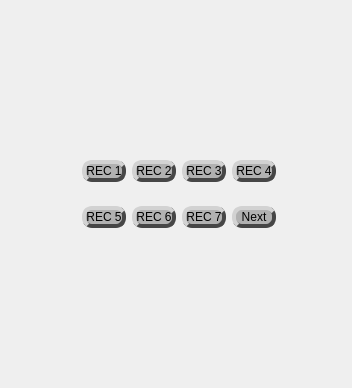
     <widget class="QWidget" name="page3">
      <layout class="QHBoxLayout" name="horizontalLayout_11">
       <property name="spacing">
        <number>0</number>
       </property>
       <property name="leftMargin">
        <number>0</number>
       </property>
       <property name="topMargin">
        <number>0</number>
       </property>
       <property name="rightMargin">
        <number>0</number>
       </property>
       <property name="bottomMargin">
        <number>0</number>
       </property>
       <item>
        <widget class="QWidget" name="widget_16" native="true">
         <layout class="QVBoxLayout" name="verticalLayout_12">
          <property name="spacing">
           <number>0</number>
          </property>
          <property name="leftMargin">
           <number>0</number>
          </property>
          <property name="topMargin">
           <number>0</number>
          </property>
          <property name="rightMargin">
           <number>0</number>
          </property>
          <property name="bottomMargin">
           <number>0</number>
          </property>
          <item>
           <widget class="QWidget" name="widget_17" native="true">
            <property name="sizePolicy">
             <sizepolicy hsizetype="Expanding" vsizetype="Preferred">
              <horstretch>0</horstretch>
              <verstretch>0</verstretch>
             </sizepolicy>
            </property>
            <layout class="QHBoxLayout" name="horizontalLayout_10">
             <property name="spacing">
              <number>0</number>
             </property>
             <property name="leftMargin">
              <number>0</number>
             </property>
             <property name="topMargin">
              <number>0</number>
             </property>
             <property name="rightMargin">
              <number>0</number>
             </property>
             <property name="bottomMargin">
              <number>0</number>
             </property>
             <item>
              <widget class="QWidget" name="widget_29" native="true">
               <layout class="QVBoxLayout" name="verticalLayout_18">
                <item>
                 <widget class="QWidget" name="widget_35" native="true">
                  <layout class="QHBoxLayout" name="horizontalLayout_20">
                   <item>
                    <spacer name="verticalSpacer_3">
                     <property name="orientation">
                      <enum>Qt::Orientation::Vertical</enum>
                     </property>
                     <property name="sizeType">
                      <enum>QSizePolicy::Policy::Preferred</enum>
                     </property>
                     <property name="sizeHint" stdset="0">
                      <size>
                       <width>20</width>
                       <height>100</height>
                      </size>
                     </property>
                    </spacer>
                   </item>
                  </layout>
                 </widget>
                </item>
                <item>
                 <widget class="QWidget" name="widget_36" native="true">
                  <property name="styleSheet">
                   <string notr="true">QPushButton
{
border-radius: 10px;
border: 4px solid rgb(70,70,70);
border-top-color: rgb(210, 210, 210);
border-left-color: rgb(210, 210, 210);
background-color: rgb(177, 177, 177);
}
</string>
                  </property>
                  <layout class="QHBoxLayout" name="horizontalLayout_18">
                   <item>
                    <spacer name="horizontalSpacer_4">
                     <property name="orientation">
                      <enum>Qt::Orientation::Horizontal</enum>
                     </property>
                     <property name="sizeType">
                      <enum>QSizePolicy::Policy::Preferred</enum>
                     </property>
                     <property name="sizeHint" stdset="0">
                      <size>
                       <width>40</width>
                       <height>20</height>
                      </size>
                     </property>
                    </spacer>
                   </item>
                   <item>
                    <widget class="QWidget" name="widget_30" native="true" />
                   </item>
                   <item>
                    <widget class="QWidget" name="widget_31" native="true">
                     <property name="sizePolicy">
                      <sizepolicy hsizetype="Expanding" vsizetype="Expanding">
                       <horstretch>0</horstretch>
                       <verstretch>0</verstretch>
                      </sizepolicy>
                     </property>
                     <layout class="QVBoxLayout" name="verticalLayout_17">
                      <item>
                       <widget class="QWidget" name="widget_32" native="true">
                        <property name="sizePolicy">
                         <sizepolicy hsizetype="Preferred" vsizetype="Preferred">
                          <horstretch>0</horstretch>
                          <verstretch>0</verstretch>
                         </sizepolicy>
                        </property>
                        <property name="minimumSize">
                         <size>
                          <width>0</width>
                          <height>0</height>
                         </size>
                        </property>
                        <layout class="QHBoxLayout" name="horizontalLayout_16">
                         <item>
                          <widget class="QPushButton" name="rec1Btn">
                           <property name="sizePolicy">
                            <sizepolicy hsizetype="Preferred" vsizetype="Preferred">
                             <horstretch>0</horstretch>
                             <verstretch>0</verstretch>
                            </sizepolicy>
                           </property>
                           <property name="text">
                            <string>REC 1</string>
                           </property>
                          </widget>
                         </item>
                         <item>
                          <widget class="QPushButton" name="rec2Btn">
                           <property name="sizePolicy">
                            <sizepolicy hsizetype="Preferred" vsizetype="Preferred">
                             <horstretch>0</horstretch>
                             <verstretch>0</verstretch>
                            </sizepolicy>
                           </property>
                           <property name="text">
                            <string>REC 2</string>
                           </property>
                          </widget>
                         </item>
                         <item>
                          <widget class="QPushButton" name="rec3Btn">
                           <property name="sizePolicy">
                            <sizepolicy hsizetype="Preferred" vsizetype="Preferred">
                             <horstretch>0</horstretch>
                             <verstretch>0</verstretch>
                            </sizepolicy>
                           </property>
                           <property name="text">
                            <string>REC 3</string>
                           </property>
                          </widget>
                         </item>
                         <item>
                          <widget class="QPushButton" name="rec4Btn">
                           <property name="sizePolicy">
                            <sizepolicy hsizetype="Preferred" vsizetype="Preferred">
                             <horstretch>0</horstretch>
                             <verstretch>0</verstretch>
                            </sizepolicy>
                           </property>
                           <property name="text">
                            <string>REC 4</string>
                           </property>
                          </widget>
                         </item>
                        </layout>
                       </widget>
                      </item>
                      <item>
                       <widget class="QWidget" name="widget_33" native="true">
                        <layout class="QHBoxLayout" name="horizontalLayout_17">
                         <item>
                          <widget class="QPushButton" name="rec5Btn">
                           <property name="sizePolicy">
                            <sizepolicy hsizetype="Preferred" vsizetype="Preferred">
                             <horstretch>0</horstretch>
                             <verstretch>0</verstretch>
                            </sizepolicy>
                           </property>
                           <property name="text">
                            <string>REC 5</string>
                           </property>
                          </widget>
                         </item>
                         <item>
                          <widget class="QPushButton" name="rec6Btn">
                           <property name="sizePolicy">
                            <sizepolicy hsizetype="Preferred" vsizetype="Preferred">
                             <horstretch>0</horstretch>
                             <verstretch>0</verstretch>
                            </sizepolicy>
                           </property>
                           <property name="text">
                            <string>REC 6</string>
                           </property>
                          </widget>
                         </item>
                         <item>
                          <widget class="QPushButton" name="rec7Btn">
                           <property name="sizePolicy">
                            <sizepolicy hsizetype="Preferred" vsizetype="Preferred">
                             <horstretch>0</horstretch>
                             <verstretch>0</verstretch>
                            </sizepolicy>
                           </property>
                           <property name="text">
                            <string>REC 7</string>
                           </property>
                          </widget>
                         </item>
                         <item>
                          <widget class="QPushButton" name="recnextBtn">
                           <property name="sizePolicy">
                            <sizepolicy hsizetype="Preferred" vsizetype="Preferred">
                             <horstretch>0</horstretch>
                             <verstretch>0</verstretch>
                            </sizepolicy>
                           </property>
                           <property name="text">
                            <string>Next</string>
                           </property>
                          </widget>
                         </item>
                        </layout>
                       </widget>
                      </item>
                     </layout>
                    </widget>
                   </item>
                   <item>
                    <spacer name="horizontalSpacer_3">
                     <property name="orientation">
                      <enum>Qt::Orientation::Horizontal</enum>
                     </property>
                     <property name="sizeType">
                      <enum>QSizePolicy::Policy::Preferred</enum>
                     </property>
                     <property name="sizeHint" stdset="0">
                      <size>
                       <width>40</width>
                       <height>20</height>
                      </size>
                     </property>
                    </spacer>
                   </item>
                  </layout>
                 </widget>
                </item>
                <item>
                 <widget class="QWidget" name="widget_37" native="true">
                  <layout class="QHBoxLayout" name="horizontalLayout_21">
                   <item>
                    <spacer name="verticalSpacer_4">
                     <property name="orientation">
                      <enum>Qt::Orientation::Vertical</enum>
                     </property>
                     <property name="sizeType">
                      <enum>QSizePolicy::Policy::Preferred</enum>
                     </property>
                     <property name="sizeHint" stdset="0">
                      <size>
                       <width>20</width>
                       <height>100</height>
                      </size>
                     </property>
                    </spacer>
                   </item>
                  </layout>
                 </widget>
                </item>
               </layout>
              </widget>
             </item>
            </layout>
           </widget>
          </item>
         </layout>
        </widget>
       </item>
      </layout>
     </widget>
